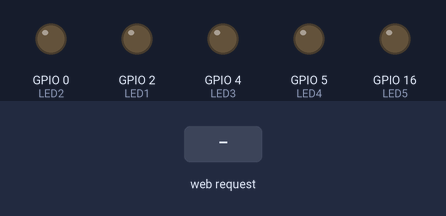
The sketch below on a simulated ESP8266 (NodeMCU). On the bench: output pins drawn as LEDs (lit = HIGH). Inputs (shaded band) come from the test bench. WiFi joins after 1.5 s; servers stay silent unless stated; what the sketch prints to the serial monitor is not drawn.

Above: at 2.7 s.
2.8 s: HTTP request GET /2/on received
At 3.6 s:
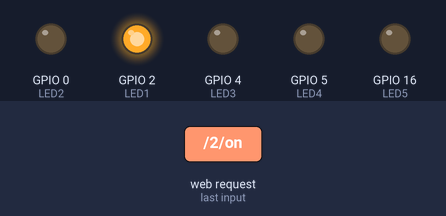
4.3 s: HTTP request GET /0/on received
At 4.8 s:
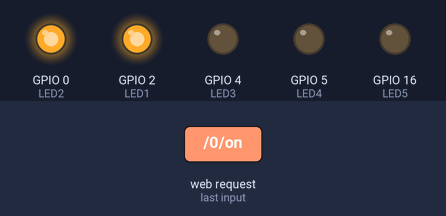
5.8 s: HTTP request GET /2/off received
At 7.0 s:
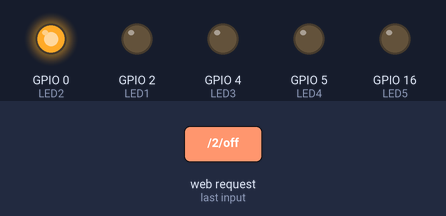
7.3 s: HTTP request GET /4/on received
At 8.2 s:
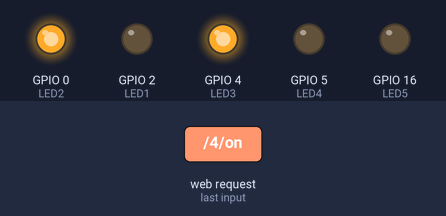
8.8 s: HTTP request GET /0/off received
At 9.4 s:
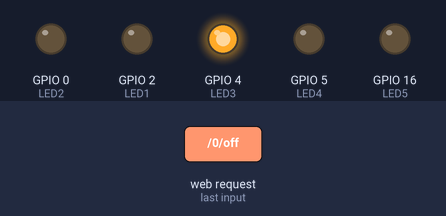
10.3 s: HTTP request GET /5/on received
At 11.7 s:
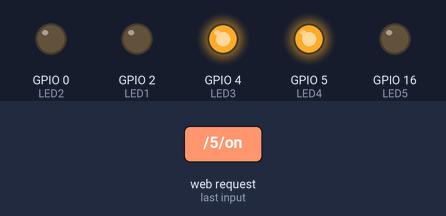
Timing chart, 0 to 12.8 s (numbered marks = the images above; inputs shaded):
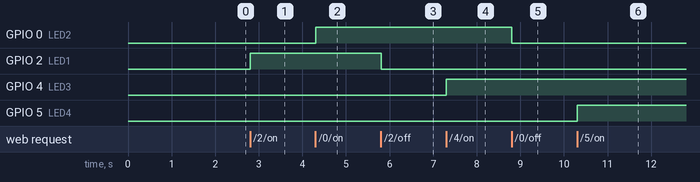

Measured:
- after the input at 2.8 s, GPIO 2 (LED1): LOW → HIGH at once
- after the input at 4.3 s, GPIO 0 (LED2): LOW → HIGH at once
- after the input at 5.8 s, GPIO 2 (LED1): HIGH → LOW at once
- after the input at 7.3 s, GPIO 4 (LED3): LOW → HIGH at once
- after the input at 8.8 s, GPIO 0 (LED2): HIGH → LOW at once
- after the input at 10.3 s, GPIO 5 (LED4): LOW → HIGH at once

The sketch:

wifi2.ino
```cpp
                                                                                                                                                                                                                                                                                                                                                                                                                                                                                                                                                                                                                                                                                                                                                                                                                                                                                                                                                                                                                                                                                                                                                                                                                                                                                                                                                                                                                                                                                                                                                                                                                                                                                                                                                                                                                                                                                                                                                                                                                                                                                                                                                                                                                                                                                                                                                                                                                                                                                                                                                                                                                                                                                                                                                                                                                                                                                                                                                                                                                                                                                                                                                                                                                                                                                                                                                                                                                                                                                                                                                                                                                                                                                                                                                                                                                                                                                                                                                                                                                                                                                                                                                                                                                                                                                                                                                                                                                                                                                                                                                                                                                                                                                                                                                                                                                                                                                                                                                                                                                                                                                                                                                                                                                                                                                                                                                                                                                                                                                                                                                                                                                                                                                                                                                                                                                                                                                                                                                                                                                                                                                                                                                                                                                                                                                                                                                                                                                                                                                                                                                                                                                                                                                                                                                                                                                                                                                                                                                                                                                                                                                                                                                                                                                                                                                                                                                                                                                                                                                                                                                                                                                                                                                                                                                                                                                                                                                                                                                                                                                                                                                                                                                                                                                                                                                                                                                                                                                                                                                                                                                                                                                                                                                                                                                                                                                                                                                                                                                                                                                                                                                                                                                                                                                                                                                                                                                         #include <ESP8266WiFi.h>

// Enter your wifi network name and Wifi Password
const char* ssid = "Culametan";
const char* password = "02092002";

// Set web server port number to 80
WiFiServer server(80);

// Variable to store the HTTP request
String header;

// These variables store current output state of LED
String outputLED1 = "off";
String outputLED2 = "off";
String outputLED3 = "off";
String outputLED4 = "off";
String outputLED5 = "off";

// Assign output variables to GPIO pins
const int LED1 = 2;
const int LED2 = 0;
const int LED3= 4;
const int LED4 = 5;
const int LED5 = 16;


// Current time
unsigned long currentTime = millis();
// Previous time
unsigned long previousTime = 0;
// Define timeout time in milliseconds (example: 2000ms = 2s)
const long timeoutTime = 2000;

void setup() {
Serial.begin(115200);
// Initialize the output variables as outputs
pinMode(LED1, OUTPUT);
pinMode(LED2, OUTPUT);
pinMode(LED3,OUTPUT);
pinMode(LED4,OUTPUT);
pinMode(LED5,OUTPUT);
// Set outputs to LOW
digitalWrite(LED1, LOW);
digitalWrite(LED2, LOW);
digitalWrite(LED3, LOW);
digitalWrite(LED4, LOW);
digitalWrite(LED5, LOW);

// Connect to Wi-Fi network with SSID and password
Serial.print("Menghubungkan ke ");
Serial.println(ssid);
WiFi.begin(ssid, password);
while (WiFi.status() != WL_CONNECTED) {
delay(500);
Serial.print(".");
}
// Print local IP address and start web server
Serial.println("");
 Serial.println("Terhubungn..");

// memulai
 server.begin();
 Serial.println("Server siap");

// Print the IP address
 Serial.print("Masukan link ini pada browser: ");
 Serial.print("http://");
 Serial.print(WiFi.localIP());
 Serial.println("/");
}

void loop(){
WiFiClient client = server.available(); // Listen for incoming clients

if (client) { // If a new client connects,
Serial.println("Client Baru."); // print a message out in the serial port
String currentLine = ""; // make a String to hold incoming data from the client
currentTime = millis();
previousTime = currentTime;
while (client.connected() && currentTime - previousTime <= timeoutTime) { // loop while the client's connected
currentTime = millis();
if (client.available()) { // if there's bytes to read from the client,
char c = client.read(); // read a byte, then
Serial.write(c); // print it out the serial monitor
header += c;
if (c == '\n') { // if the byte is a newline character
// if the current line is blank, you got two newline characters in a row.
// that's the end of the client HTTP request, so send a response:
if (currentLine.length() == 0) {
// HTTP headers always start with a response code (e.g. HTTP/1.1 200 OK)
// and a content-type so the client knows what's coming, then a blank line:
client.println("HTTP/1.1 200 OK");
client.println("Content-type:text/html");
client.println("Connection: close");
client.println();

// turns the GPIOs on and off
if (header.indexOf("GET /2/on") >= 0) {
Serial.println("Lampu Menyala");
outputLED1 = "on";
digitalWrite(LED1, HIGH);
} else if (header.indexOf("GET /2/off") >= 0) {
Serial.println("Lampu Mati");
outputLED1 = "off";
digitalWrite(LED1, LOW);

} else if (header.indexOf("GET /0/on") >= 0) {
Serial.println("Musik Aktif");
outputLED2 = "on";
digitalWrite(LED2, HIGH);
} else if (header.indexOf("GET /0/off") >= 0) {
Serial.println("Musik Mati");
outputLED2 = "off";
digitalWrite(LED2, LOW);

} else if (header.indexOf("GET /4/on") >= 0) {
Serial.println("Fitur Keamanan Aktif");
outputLED3 = "on";
digitalWrite(LED3, HIGH);
} else if (header.indexOf("GET /4/off") >= 0) {
Serial.println("Fitur Keamanan Mati");
outputLED3 = "off";
digitalWrite(LED3, LOW);

} else if (header.indexOf("GET /5/on") >= 0) {
Serial.println("Sensor RainDrop Aktif");
outputLED4 = "on";
digitalWrite(LED4, HIGH);
} else if (header.indexOf("GET /5/off") >= 0) {
Serial.println("Sensor RainDrop Mati");
outputLED4 = "off";
digitalWrite(LED4, LOW);

} else if (header.indexOf("GET /16/on") >= 0) {
Serial.println("AC Aktif");
outputLED5 = "on";
digitalWrite(LED5, HIGH);
} else if (header.indexOf("GET /16/off") >= 0) {
Serial.println("AC Mati");
outputLED5 = "off";
digitalWrite(LED5, LOW);
}

// Display the HTML web page
client.println("<!DOCTYPE html><html>");
client.println("<head><meta name=\"viewport\" content=\"width=device-width, initial-scale=1\">");
client.println("<link rel=\"icon\" href=\"data:,\">");
// CSS to style the on/off buttons
client.println("<style>html { font-family: Times New Roman; display: inline-block; margin: 0px auto; text-align: center;}");
client.println("body {background-color: #00ff00;}");
client.println(".buttonGreen { background-color: #00ff00; border: none; color: white; padding: 16px 40px; border-radius: 100%;");
client.println("text-decoration: none; font-size: 20px; margin: 2px; cursor: pointer;}");
client.println(".buttonGreen { background-color: #00ff00; border: none; color: white; padding: 16px 40px; border-radius: 100%;");
client.println("text-decoration: none; font-size: 20px; margin: 2px; cursor: pointer;}");
client.println(".buttonGreen { background-color: #00ff00; border: none; color: white; padding: 16px 40px; border-radius: 100%;");
client.println("text-decoration: none; font-size: 20px; margin: 2px; cursor: pointer;}");
client.println(".buttonGreen { background-color: #00ff00; border: none; color: white; padding: 16px 40px; border-radius: 100%;");
client.println("text-decoration: none; font-size: 20px; margin: 2px; cursor: pointer;}");
client.println(".buttonGreen { background-color: #00ff00; border: none; color: white; padding: 16px 40px; border-radius: 100%;");
client.println("text-decoration: none; font-size: 20px; margin: 2px; cursor: pointer;}");
client.println(".buttonOff { background-color: #EAECEE; border-style: solid; border-color: #17202A; color: #17202A; padding: 16px 40px; border-radius: 100%;");
client.println("text-decoration: none; font-size: 20px; margin: 2px; cursor: pointer;}</style></head>");

// Web Page Heading
client.println("<body><h1>E-Home</h1>");

// Display current state, and ON/OFF buttons for GPIO 2 LED1
client.println("<p>Lampu " + outputLED1 + "</p>");
// If the outputLED1 is off, it displays the OFF button
if (outputLED1=="off") {
client.println("<p><a href=\"/2/on\"><button class=\"button buttonOff\">OFF</button></a></p>");
} else {
client.println("<p><a href=\"/2/off\"><button class=\"button buttonGreen\">ON</button></a></p>");
}

// Display current state, and ON/OFF buttons for GPIO 0 LED2
client.println("<p>Musik " + outputLED2 + "</p>");
// If the outputLED2 is off, it displays the OFF button
if (outputLED2 =="off") {
client.println("<p><a href=\"/0/on\"><button class=\"button buttonOff\">OFF</button></a></p>");
} else {
client.println("<p><a href=\"/0/off\"><button class=\"button buttonGreen\">ON</button></a></p>");
}
client.println("</body></html>");

// Display current state, and ON/OFF buttons for GPIO 4 LED3
client.println("<p>Fitur Keamanan " + outputLED3 + "</p>");
// If the outputLED3 is off, it displays the OFF button
if (outputLED3 =="off") {
client.println("<p><a href=\"/4/on\"><button class=\"button buttonOff\">OFF</button></a></p>");
} else {
client.println("<p><a href=\"/4/off\"><button class=\"button buttonGreen\">ON</button></a></p>");
}
client.println("</body></html>");

// Display current state, and ON/OFF buttons for GPIO 5 LED4
client.println("<p>Sensor RainDrop " + outputLED4 + "</p>");
// If the outputLED4 is off, it displays the OFF button
if (outputLED4 =="off") {
client.println("<p><a href=\"/5/on\"><button class=\"button buttonOff\">OFF</button></a></p>");
} else {
client.println("<p><a href=\"/5/off\"><button class=\"button buttonGreen\">ON</button></a></p>");
}
client.println("</body></html>");

// Display current state, and ON/OFF buttons for GPIO 16 LED5
client.println("<p>AC " + outputLED5 + "</p>");
// If the outputLED5 is off, it displays the OFF button
if (outputLED5 =="off") {
client.println("<p><a href=\"/16/on\"><button class=\"button buttonOff\">OFF</button></a></p>");
} else {
client.println("<p><a href=\"/16/off\"><button class=\"button buttonGreen\">ON</button></a></p>");
}
client.println("</body></html>");

// The HTTP response ends with another blank line
client.println();
// Break out of the while loop
break;
} else { // if you got a newline, then clear currentLine
currentLine = "";
}
} else if (c != '\r') { // if you got anything else but a carriage return character,
currentLine += c; // add it to the end of the currentLine
}
}
}
// Clear the header variable
header = "";
// Close the connection
client.stop();
Serial.println("Client disconnected.");
Serial.println("");
}
}
```
